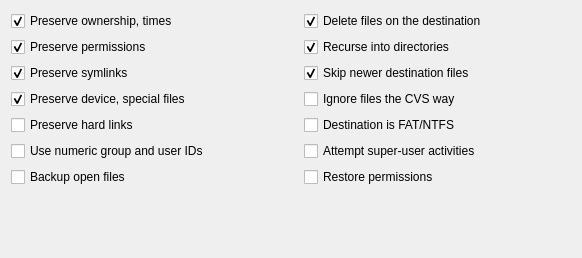
             <widget class="QWidget" name="options_templates">
              <property name="geometry">
               <rect>
                <x>0</x>
                <y>0</y>
                <width>582</width>
                <height>258</height>
               </rect>
              </property>
              <attribute name="label">
               <string>Templates</string>
              </attribute>
              <layout class="QGridLayout" name="gridLayout_10">
               <item row="0" column="0">
                <widget class="QCheckBox" name="checkBox_ownership">
                 <property name="sizePolicy">
                  <sizepolicy hsizetype="Minimum" vsizetype="Minimum">
                   <horstretch>0</horstretch>
                   <verstretch>0</verstretch>
                  </sizepolicy>
                 </property>
                 <property name="minimumSize">
                  <size>
                   <width>0</width>
                   <height>0</height>
                  </size>
                 </property>
                 <property name="font">
                  <font>
                   <weight>50</weight>
                   <bold>false</bold>
                  </font>
                 </property>
                 <property name="cursor">
                  <cursorShape>PointingHandCursor</cursorShape>
                 </property>
                 <property name="toolTip">
                  <string>Preserve the owner (super user only), group &amp; time stamp of files
(-tgo)</string>
                 </property>
                 <property name="text">
                  <string>Preserve ownership, times</string>
                 </property>
                 <property name="checked">
                  <bool>true</bool>
                 </property>
                </widget>
               </item>
               <item row="0" column="2">
                <widget class="QCheckBox" name="checkBox_deleteAfter">
                 <property name="sizePolicy">
                  <sizepolicy hsizetype="Minimum" vsizetype="Minimum">
                   <horstretch>0</horstretch>
                   <verstretch>0</verstretch>
                  </sizepolicy>
                 </property>
                 <property name="minimumSize">
                  <size>
                   <width>0</width>
                   <height>0</height>
                  </size>
                 </property>
                 <property name="font">
                  <font>
                   <weight>50</weight>
                   <bold>false</bold>
                  </font>
                 </property>
                 <property name="cursor">
                  <cursorShape>PointingHandCursor</cursorShape>
                 </property>
                 <property name="toolTip">
                  <string>Delete files on the destination that don't exist on the source
. &quot;Recurse into directories&quot; has to be selected 
(--delete-after &amp; --delete-excluded if &quot;Exclude&quot; is used)</string>
                 </property>
                 <property name="text">
                  <string>Delete files on the destination</string>
                 </property>
                 <property name="checked">
                  <bool>true</bool>
                 </property>
                </widget>
               </item>
               <item row="1" column="0">
                <widget class="QCheckBox" name="checkBox_permissions">
                 <property name="sizePolicy">
                  <sizepolicy hsizetype="Minimum" vsizetype="Minimum">
                   <horstretch>0</horstretch>
                   <verstretch>0</verstretch>
                  </sizepolicy>
                 </property>
                 <property name="font">
                  <font>
                   <weight>50</weight>
                   <bold>false</bold>
                  </font>
                 </property>
                 <property name="cursor">
                  <cursorShape>PointingHandCursor</cursorShape>
                 </property>
                 <property name="toolTip">
                  <string>Preserve permissions of files
(-p)</string>
                 </property>
                 <property name="text">
                  <string>Preserve permissions</string>
                 </property>
                 <property name="checked">
                  <bool>true</bool>
                 </property>
                </widget>
               </item>
               <item row="1" column="2">
                <widget class="QCheckBox" name="checkBox_recurse">
                 <property name="sizePolicy">
                  <sizepolicy hsizetype="Minimum" vsizetype="Minimum">
                   <horstretch>0</horstretch>
                   <verstretch>0</verstretch>
                  </sizepolicy>
                 </property>
                 <property name="font">
                  <font>
                   <weight>50</weight>
                   <bold>false</bold>
                  </font>
                 </property>
                 <property name="cursor">
                  <cursorShape>PointingHandCursor</cursorShape>
                 </property>
                 <property name="toolTip">
                  <string>Recurse into directories 
(-r)</string>
                 </property>
                 <property name="text">
                  <string>Recurse into directories</string>
                 </property>
                 <property name="checked">
                  <bool>true</bool>
                 </property>
                </widget>
               </item>
               <item row="2" column="0">
                <widget class="QCheckBox" name="checkBox_symlinks">
                 <property name="sizePolicy">
                  <sizepolicy hsizetype="Minimum" vsizetype="Minimum">
                   <horstretch>0</horstretch>
                   <verstretch>0</verstretch>
                  </sizepolicy>
                 </property>
                 <property name="font">
                  <font>
                   <weight>50</weight>
                   <bold>false</bold>
                  </font>
                 </property>
                 <property name="cursor">
                  <cursorShape>PointingHandCursor</cursorShape>
                 </property>
                 <property name="toolTip">
                  <string>Copy symlinks as symlinks
(-l)</string>
                 </property>
                 <property name="text">
                  <string>Preserve symlinks</string>
                 </property>
                 <property name="checked">
                  <bool>true</bool>
                 </property>
                </widget>
               </item>
               <item row="2" column="2">
                <widget class="QCheckBox" name="checkBox_update">
                 <property name="sizePolicy">
                  <sizepolicy hsizetype="Minimum" vsizetype="Minimum">
                   <horstretch>0</horstretch>
                   <verstretch>0</verstretch>
                  </sizepolicy>
                 </property>
                 <property name="font">
                  <font>
                   <weight>50</weight>
                   <bold>false</bold>
                  </font>
                 </property>
                 <property name="cursor">
                  <cursorShape>PointingHandCursor</cursorShape>
                 </property>
                 <property name="toolTip">
                  <string>Do not backup source files that are newer on the destination 
(--update)</string>
                 </property>
                 <property name="text">
                  <string>Skip newer destination files</string>
                 </property>
                 <property name="checked">
                  <bool>true</bool>
                 </property>
                </widget>
               </item>
               <item row="3" column="0">
                <widget class="QCheckBox" name="checkBox_devices">
                 <property name="sizePolicy">
                  <sizepolicy hsizetype="Minimum" vsizetype="Minimum">
                   <horstretch>0</horstretch>
                   <verstretch>0</verstretch>
                  </sizepolicy>
                 </property>
                 <property name="minimumSize">
                  <size>
                   <width>0</width>
                   <height>0</height>
                  </size>
                 </property>
                 <property name="font">
                  <font>
                   <weight>50</weight>
                   <bold>false</bold>
                  </font>
                 </property>
                 <property name="cursor">
                  <cursorShape>PointingHandCursor</cursorShape>
                 </property>
                 <property name="toolTip">
                  <string>Copy device (super user only)  &amp; special files as they are
(-D)</string>
                 </property>
                 <property name="text">
                  <string>Preserve device, special files</string>
                 </property>
                 <property name="checked">
                  <bool>true</bool>
                 </property>
                </widget>
               </item>
               <item row="3" column="2">
                <widget class="QCheckBox" name="checkBox_cvs">
                 <property name="sizePolicy">
                  <sizepolicy hsizetype="Minimum" vsizetype="Minimum">
                   <horstretch>0</horstretch>
                   <verstretch>0</verstretch>
                  </sizepolicy>
                 </property>
                 <property name="font">
                  <font>
                   <weight>50</weight>
                   <bold>false</bold>
                  </font>
                 </property>
                 <property name="cursor">
                  <cursorShape>PointingHandCursor</cursorShape>
                 </property>
                 <property name="toolTip">
                  <string>Ignore files using a similar algorithm to CVS 
(-C)</string>
                 </property>
                 <property name="text">
                  <string>Ignore files the CVS way</string>
                 </property>
                </widget>
               </item>
               <item row="4" column="0">
                <widget class="QCheckBox" name="checkBox_hardLinks">
                 <property name="sizePolicy">
                  <sizepolicy hsizetype="Minimum" vsizetype="Minimum">
                   <horstretch>0</horstretch>
                   <verstretch>0</verstretch>
                  </sizepolicy>
                 </property>
                 <property name="font">
                  <font>
                   <weight>50</weight>
                   <bold>false</bold>
                  </font>
                 </property>
                 <property name="cursor">
                  <cursorShape>PointingHandCursor</cursorShape>
                 </property>
                 <property name="toolTip">
                  <string>Files that are hard-linked together on the source will hard-link together on the destination
WARNING: All files have to be included in the transfer set !!
(-H)</string>
                 </property>
                 <property name="text">
                  <string>Preserve hard links</string>
                 </property>
                </widget>
               </item>
               <item row="4" column="2">
                <widget class="QCheckBox" name="checkBox_FATntfs">
                 <property name="sizePolicy">
                  <sizepolicy hsizetype="Minimum" vsizetype="Minimum">
                   <horstretch>0</horstretch>
                   <verstretch>0</verstretch>
                  </sizepolicy>
                 </property>
                 <property name="font">
                  <font>
                   <weight>50</weight>
                   <bold>false</bold>
                  </font>
                 </property>
                 <property name="cursor">
                  <cursorShape>PointingHandCursor</cursorShape>
                 </property>
                 <property name="toolTip">
                  <string>Check this is you use a FAT/NTFS partition as destination.
Data ownership and permissions will NOT be preserved.
(-t --modify-window=1)</string>
                 </property>
                 <property name="text">
                  <string>Destination is FAT/NTFS</string>
                 </property>
                </widget>
               </item>
               <item row="5" column="0">
                <widget class="QCheckBox" name="checkBox_numericIDs">
                 <property name="sizePolicy">
                  <sizepolicy hsizetype="Minimum" vsizetype="Minimum">
                   <horstretch>0</horstretch>
                   <verstretch>0</verstretch>
                  </sizepolicy>
                 </property>
                 <property name="font">
                  <font>
                   <weight>50</weight>
                   <bold>false</bold>
                  </font>
                 </property>
                 <property name="cursor">
                  <cursorShape>PointingHandCursor</cursorShape>
                 </property>
                 <property name="toolTip">
                  <string>With this option rsync will transfer numeric group and user IDs
rather than using user and group names
and mapping them at both ends.
(--numeric-ids)</string>
                 </property>
                 <property name="text">
                  <string>Use numeric group and user IDs</string>
                 </property>
                </widget>
               </item>
               <item row="5" column="2">
                <widget class="QCheckBox" name="checkBox_super">
                 <property name="sizePolicy">
                  <sizepolicy hsizetype="Minimum" vsizetype="Minimum">
                   <horstretch>0</horstretch>
                   <verstretch>0</verstretch>
                  </sizepolicy>
                 </property>
                 <property name="font">
                  <font>
                   <weight>50</weight>
                   <bold>false</bold>
                  </font>
                 </property>
                 <property name="cursor">
                  <cursorShape>PointingHandCursor</cursorShape>
                 </property>
                 <property name="toolTip">
                  <string>This tells the receiving side to attempt super-user activities
even if the receiving rsync wasn’t run by the super-user.
These activities include:
preserving users via the --owner option
preserving all groups (not just the current user’s groups) via the --groups option
and copying devices via the --devices option.
(--super)</string>
                 </property>
                 <property name="text">
                  <string>Attempt super-user activities</string>
                 </property>
                </widget>
               </item>
               <item row="6" column="0">
                <widget class="QCheckBox" name="checkBox_vss">
                 <property name="sizePolicy">
                  <sizepolicy hsizetype="Minimum" vsizetype="Minimum">
                   <horstretch>0</horstretch>
                   <verstretch>0</verstretch>
                  </sizepolicy>
                 </property>
                 <property name="font">
                  <font>
                   <weight>50</weight>
                   <bold>false</bold>
                  </font>
                 </property>
                 <property name="cursor">
                  <cursorShape>PointingHandCursor</cursorShape>
                 </property>
                 <property name="toolTip">
                  <string>Try to backup open files in windows systems using vss (Only works on windows 2000 and upper)
(--vss)</string>
                 </property>
                 <property name="text">
                  <string>Backup open files</string>
                 </property>
                 <property name="checked">
                  <bool>false</bool>
                 </property>
                </widget>
               </item>
               <item row="6" column="2">
                <widget class="QCheckBox" name="checkBox_restorent">
                 <property name="sizePolicy">
                  <sizepolicy hsizetype="Minimum" vsizetype="Minimum">
                   <horstretch>0</horstretch>
                   <verstretch>0</verstretch>
                  </sizepolicy>
                 </property>
                 <property name="font">
                  <font>
                   <weight>50</weight>
                   <bold>false</bold>
                  </font>
                 </property>
                 <property name="cursor">
                  <cursorShape>PointingHandCursor</cursorShape>
                 </property>
                 <property name="toolTip">
                  <string>Restore backed-up windows permissions localized in nt-streams 
(--restore-nt-streams)</string>
                 </property>
                 <property name="text">
                  <string>Restore permissions</string>
                 </property>
                </widget>
               </item>
               <item row="7" column="1">
                <spacer name="verticalSpacer_3">
                 <property name="orientation">
                  <enum>Qt::Vertical</enum>
                 </property>
                 <property name="sizeHint" stdset="0">
                  <size>
                   <width>20</width>
                   <height>40</height>
                  </size>
                 </property>
                </spacer>
               </item>
              </layout>
             </widget>
